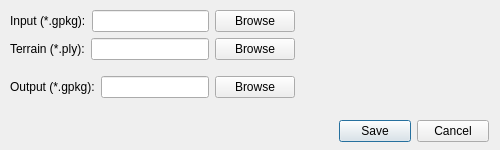
<?xml version="1.0" encoding="UTF-8"?>
<ui version="4.0">
 <class>Dialog</class>
 <widget class="QDialog" name="Dialog">
  <property name="geometry">
   <rect>
    <x>0</x>
    <y>0</y>
    <width>500</width>
    <height>150</height>
   </rect>
  </property>
  <property name="sizePolicy">
   <sizepolicy hsizetype="Preferred" vsizetype="Preferred">
    <horstretch>0</horstretch>
    <verstretch>0</verstretch>
   </sizepolicy>
  </property>
  <property name="minimumSize">
   <size>
    <width>500</width>
    <height>150</height>
   </size>
  </property>
  <property name="maximumSize">
   <size>
    <width>500</width>
    <height>200</height>
   </size>
  </property>
  <property name="windowTitle">
   <string>Intersect features with DTM...</string>
  </property>
  <widget class="QDialogButtonBox" name="buttonBox">
   <property name="geometry">
    <rect>
     <x>339</x>
     <y>120</y>
     <width>150</width>
     <height>23</height>
    </rect>
   </property>
   <property name="orientation">
    <enum>Qt::Horizontal</enum>
   </property>
   <property name="standardButtons">
    <set>QDialogButtonBox::Cancel|QDialogButtonBox::Save</set>
   </property>
  </widget>
  <widget class="QWidget" name="">
   <property name="geometry">
    <rect>
     <x>10</x>
     <y>10</y>
     <width>481</width>
     <height>101</height>
    </rect>
   </property>
   <layout class="QVBoxLayout" name="verticalLayout">
    <property name="sizeConstraint">
     <enum>QLayout::SetFixedSize</enum>
    </property>
    <item>
     <layout class="QHBoxLayout" name="horizontalLayout">
      <item>
       <widget class="QLabel" name="label_project">
        <property name="text">
         <string>Input (*.gpkg):</string>
        </property>
       </widget>
      </item>
      <item>
       <widget class="QLineEdit" name="line_input_path">
        <property name="sizePolicy">
         <sizepolicy hsizetype="Expanding" vsizetype="Fixed">
          <horstretch>0</horstretch>
          <verstretch>0</verstretch>
         </sizepolicy>
        </property>
        <property name="maximumSize">
         <size>
          <width>300</width>
          <height>16777215</height>
         </size>
        </property>
       </widget>
      </item>
      <item>
       <widget class="QPushButton" name="btn_input_path">
        <property name="text">
         <string>Browse</string>
        </property>
       </widget>
      </item>
     </layout>
    </item>
    <item>
     <layout class="QHBoxLayout" name="horizontalLayout_2">
      <item>
       <widget class="QLabel" name="label_terrain">
        <property name="sizePolicy">
         <sizepolicy hsizetype="Fixed" vsizetype="Preferred">
          <horstretch>0</horstretch>
          <verstretch>0</verstretch>
         </sizepolicy>
        </property>
        <property name="maximumSize">
         <size>
          <width>100</width>
          <height>16777215</height>
         </size>
        </property>
        <property name="text">
         <string>Terrain (*.ply):</string>
        </property>
       </widget>
      </item>
      <item>
       <widget class="QLineEdit" name="line_terrain_path">
        <property name="sizePolicy">
         <sizepolicy hsizetype="Expanding" vsizetype="Fixed">
          <horstretch>0</horstretch>
          <verstretch>0</verstretch>
         </sizepolicy>
        </property>
        <property name="maximumSize">
         <size>
          <width>300</width>
          <height>16777215</height>
         </size>
        </property>
       </widget>
      </item>
      <item>
       <widget class="QPushButton" name="btn_terrain_path">
        <property name="text">
         <string>Browse</string>
        </property>
       </widget>
      </item>
     </layout>
    </item>
    <item>
     <spacer name="verticalSpacer">
      <property name="orientation">
       <enum>Qt::Vertical</enum>
      </property>
      <property name="sizeType">
       <enum>QSizePolicy::Fixed</enum>
      </property>
      <property name="sizeHint" stdset="0">
       <size>
        <width>20</width>
        <height>10</height>
       </size>
      </property>
     </spacer>
    </item>
    <item>
     <layout class="QHBoxLayout" name="horizontalLayout_3">
      <item>
       <widget class="QLabel" name="label_out">
        <property name="text">
         <string>Output (*.gpkg):</string>
        </property>
       </widget>
      </item>
      <item>
       <widget class="QLineEdit" name="line_out_path">
        <property name="sizePolicy">
         <sizepolicy hsizetype="Expanding" vsizetype="Fixed">
          <horstretch>0</horstretch>
          <verstretch>0</verstretch>
         </sizepolicy>
        </property>
        <property name="maximumSize">
         <size>
          <width>300</width>
          <height>16777215</height>
         </size>
        </property>
       </widget>
      </item>
      <item>
       <widget class="QPushButton" name="btn_out_path">
        <property name="text">
         <string>Browse</string>
        </property>
       </widget>
      </item>
     </layout>
    </item>
   </layout>
  </widget>
 </widget>
 <resources/>
 <connections>
  <connection>
   <sender>buttonBox</sender>
   <signal>rejected()</signal>
   <receiver>Dialog</receiver>
   <slot>reject()</slot>
   <hints>
    <hint type="sourcelabel">
     <x>316</x>
     <y>260</y>
    </hint>
    <hint type="destinationlabel">
     <x>286</x>
     <y>274</y>
    </hint>
   </hints>
  </connection>
  <connection>
   <sender>buttonBox</sender>
   <signal>accepted()</signal>
   <receiver>Dialog</receiver>
   <slot>accept()</slot>
   <hints>
    <hint type="sourcelabel">
     <x>248</x>
     <y>254</y>
    </hint>
    <hint type="destinationlabel">
     <x>157</x>
     <y>274</y>
    </hint>
   </hints>
  </connection>
 </connections>
</ui>
